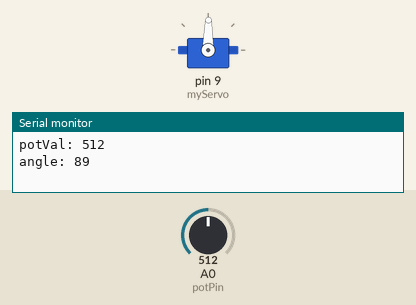
Simulated run of this sketch. Board: Arduino Uno, built with avr-gcc and run on an emulated ATmega328P. Shown: servo, the last lines printed to the serial monitor. Inputs (shaded band) come from the test bench; at power-on: A0 (potPin) = 512.

Above: at 1.2 s.
1.3 s: A0 (potPin) set to 716
At 1.8 s:
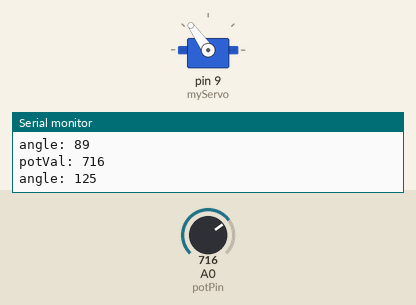
2.8 s: A0 (potPin) set to 900
At 4.0 s:
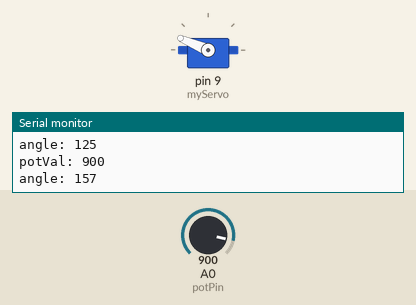
4.3 s: A0 (potPin) set to 1023
At 5.5 s:
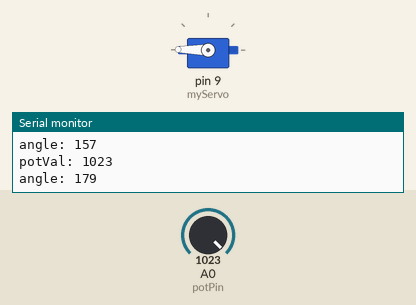
5.8 s: A0 (potPin) set to 306
At 6.7 s:
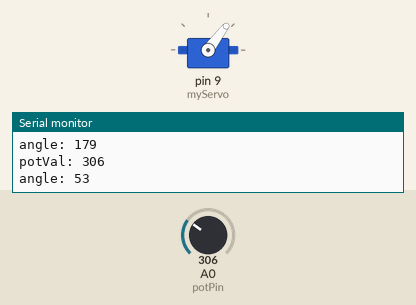
7.3 s: A0 (potPin) set to 122
At 7.9 s:
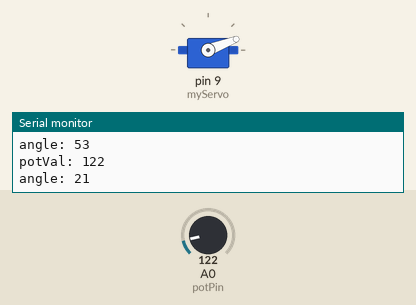
8.8 s: A0 (potPin) set to 511
At 9.8 s:
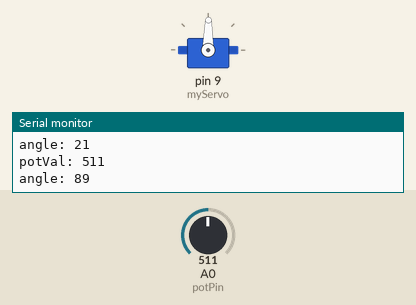
Timing chart, 0 to 11.3 s (numbered marks = the images above; inputs shaded):
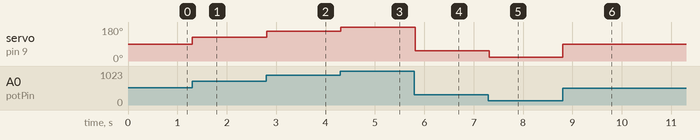

The sketch:

MoodCue.ino
```cpp
#include <Servo.h>

Servo myServo;

int const potPin = A0;
int potVal;
int angle;
int currentAngle;

void setup() {
  myServo.attach(9);   // Attaches servo to pin 9
  currentAngle = 0;
  Serial.begin(9600);
}

void loop() {
  potVal = analogRead(potPin);


  angle = map(potVal, 0, 1023, 0, 179);  // Maps potval from 0-1023 to 0-179

  if ( angle != currentAngle ) {
    Serial.print("potVal: ");
    Serial.println(potVal);
    Serial.print("angle: ");
    Serial.println(angle);
    myServo.write(angle);
    currentAngle = angle;
  }

  delay(15);
}
```

Measured:
- after the input at 1.3 s, servo on pin 9 (myServo): 89° → 125° at once
- after the input at 2.8 s, servo on pin 9 (myServo): 125° → 157° at once
- after the input at 4.3 s, servo on pin 9 (myServo): 157° → 179° at once
- after the input at 5.8 s, servo on pin 9 (myServo): 179° → 53° at once
- after the input at 7.3 s, servo on pin 9 (myServo): 53° → 21° at once
- after the input at 8.8 s, servo on pin 9 (myServo): 21° → 89° at once
